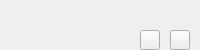
<?xml version="1.0" encoding="UTF-8"?>
<ui version="4.0">
 <class>AddNewFriend</class>
 <widget class="QWidget" name="AddNewFriend">
  <property name="geometry">
   <rect>
    <x>0</x>
    <y>0</y>
    <width>200</width>
    <height>50</height>
   </rect>
  </property>
  <property name="windowTitle">
   <string>Form</string>
  </property>
  <widget class="QToolButton" name="declineButton">
   <property name="geometry">
    <rect>
     <x>140</x>
     <y>30</y>
     <width>20</width>
     <height>20</height>
    </rect>
   </property>
   <property name="styleSheet">
    <string notr="true">border-image: url(:/images/image/refuse.png);</string>
   </property>
   <property name="text">
    <string/>
   </property>
  </widget>
  <widget class="QToolButton" name="acceptButton">
   <property name="geometry">
    <rect>
     <x>170</x>
     <y>30</y>
     <width>20</width>
     <height>20</height>
    </rect>
   </property>
   <property name="styleSheet">
    <string notr="true">border-image: url(:/images/image/accept.png);</string>
   </property>
   <property name="text">
    <string/>
   </property>
  </widget>
 </widget>
 <resources/>
 <connections/>
</ui>
